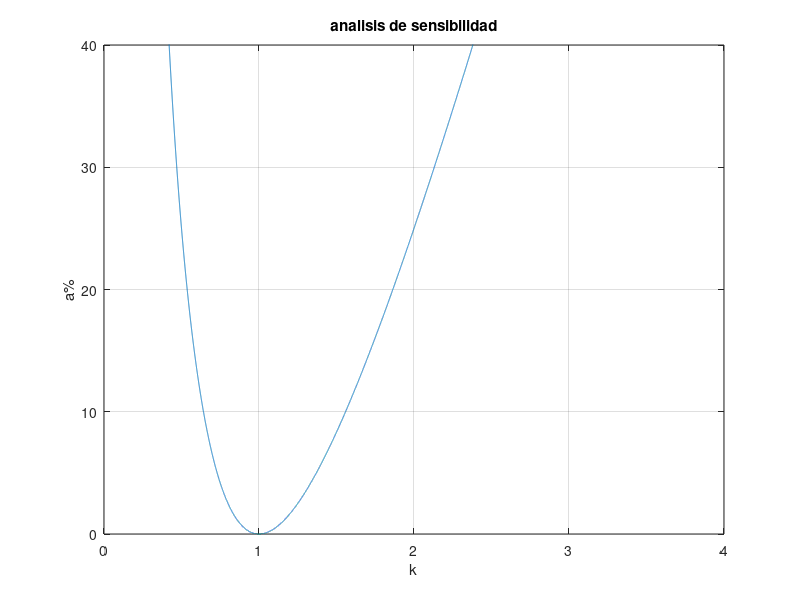

Reproduce this figure in MATLAB.
k = [0:0.0001:4]; %(Bs/semana)/(Bs/semana) k = T/T' 
%k=0.54054 %_______________________________________ 6a P61
a = (0.5*((1./k) + k) - 1)*100; % (%)

%break     %_______________________________________
i = 1;
while a(i) > 6 %************************************ k para a = 6 %
  a(i);                         
  i = i + 1;
end
i
k1 = k(i)
while a(i) < 6
  a(i);
i = i + 1;
end
i
k2 = k(i)         %************************************

plot(k,a)
axis([0,4,0,40]) 
title("analisis de sensibilidad")
xlabel("k")
ylabel("a%")
grid

D = 1200       %_____________________________________ 6b P61
Topt = 4.3500
Qopt = Topt*D
[k1*Topt,k2*Topt]
[k1*Qopt,k2*Qopt] %EJ10h P124